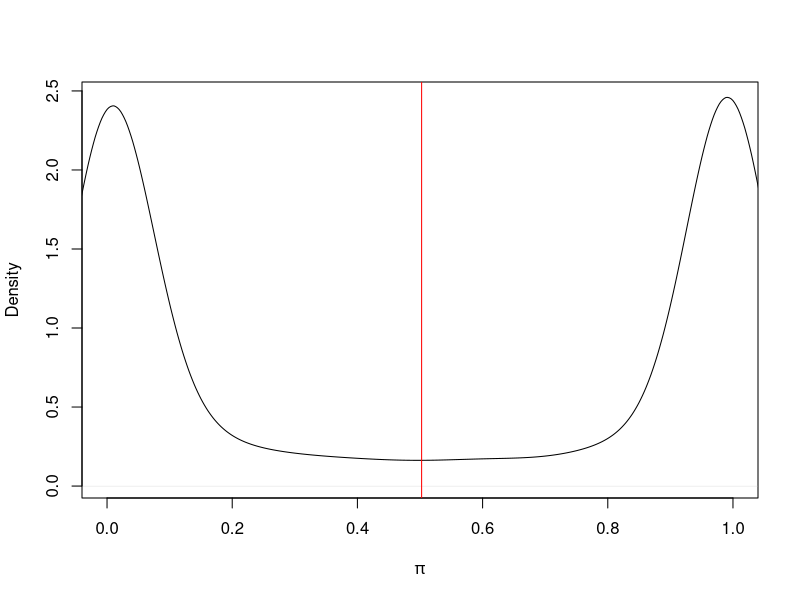

Here is the R script that generated this plot:
set.seed(1234)
#generate random beta from the normal distribution
mu1=0
sd1=10
n=10000
beta=rnorm(n,mu1,sd1)

#calculate pi from the random beta
pi=exp(beta)/(1+exp(beta))

#plot the distribution of pi
plot(density(pi),xlim=c(0,1),xlab=expression(pi),main='')
abline(v=mean(pi),col='red')